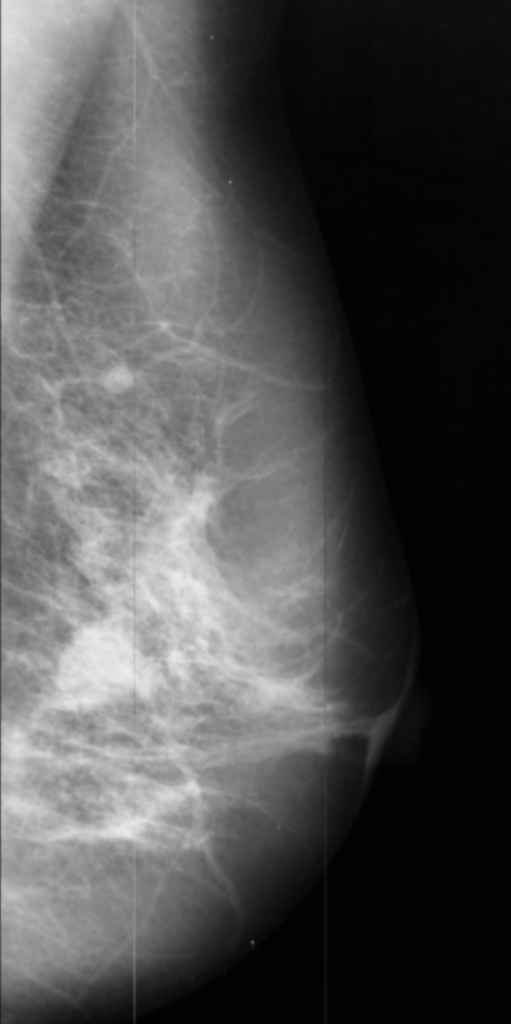
#> input picture flask_ui/static/enhanced/104.png, 511 x 1024 px, given in place of 1.png, which was not available
$ python segment.py
#> lines starting #> are read from the running program, lines starting #| are printed output that depends on the picture; after the words box and inside, x2 and y2 are one past the last pixel; in counts of white or black regions, pixels touching at a corner belong together; pictures that were not available may be replaced by others from this repository, and a replacement may not be noted
from __future__ import print_function

import cv2 as cv
import numpy as np
from matplotlib import pyplot as plt

for img_no in xrange(1, 323):
# def show(img_no=1):
    img = cv.imread('enhanced/{}.png'.format(img_no), cv.IMREAD_GRAYSCALE)
#> img is the input picture: shape (1024, 511); min 1, max 234, mean 80.9
    img_blur = cv.blur(img, (5,5))
    # threshold = threshold_otsu(img, nbins=255)
    threshold = 23
    binary = img_blur > threshold
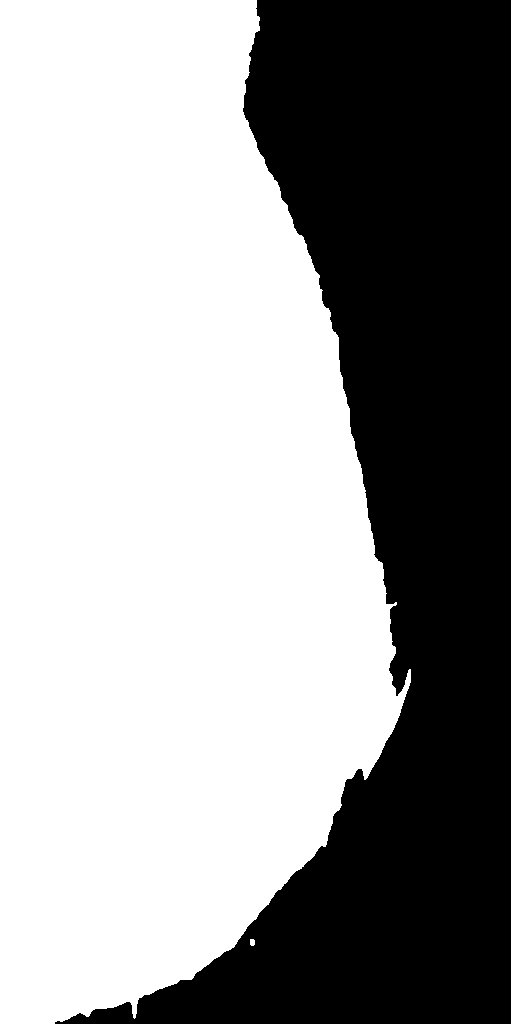
#> binary: shape (1024, 511) bool; 61.5% white; 1 black region, box (x1, y1, x2, y2) and area: (55, 0, 511, 1024) 201520
    idx = np.argwhere(binary==True)
#> idx = 321744 pairs, first value 0 to 1023, second value 0 to 410
    result = np.zeros(img.shape)
    for [x,y] in idx:
        result[x, y] = img[x, y]
    cv.imwrite('segmented/{}.png'.format(img_no), result)
    print('Done.. {}'.format(img_no))
#> pass 2 of the loop `for img_no in xrange(1, 323):`:
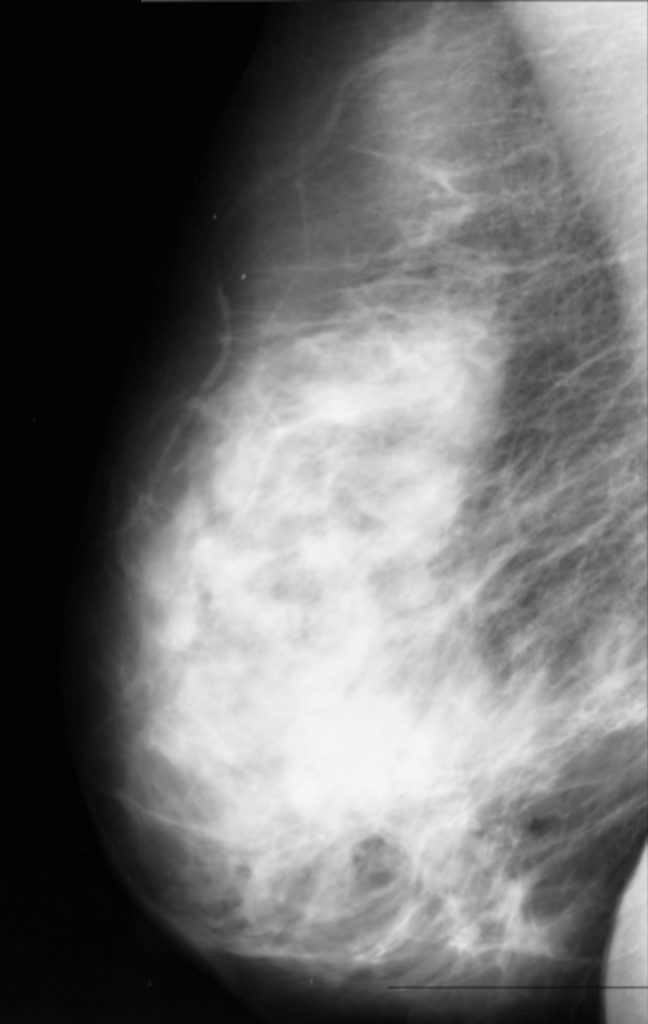
#> input picture flask_ui/static/enhanced/105.png, 648 x 1024 px, given in place of 2.png, which was not available
#> img is the input picture: shape (1024, 648); min 2, max 247, mean 110.6
#> img_blur: shape (1024, 648)
#> `binary = img_blur > threshold`:
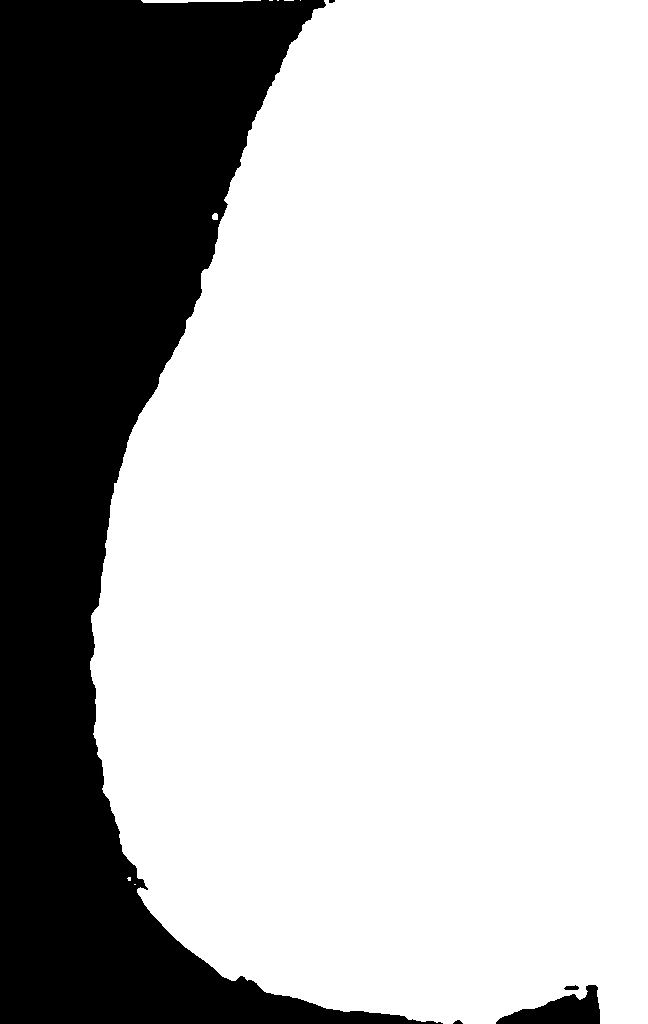
#> binary: shape (1024, 648) bool; 73.2% white; 5 black regions (1 under 20 px), largest, box (x1, y1, x2, y2) and area: (0, 0, 443, 1024) 175467, (496, 985, 600, 1024) 2133, (564, 985, 579, 990) 55, (453, 1020, 463, 1024) 27
#> idx = 485854 pairs, first value 0 to 1023, second value 90 to 647
#> (the run stopped early here; a loop or call above may not have finished)
